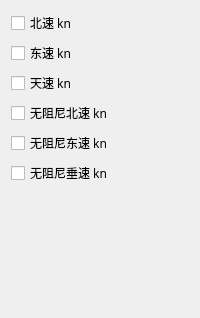
             <widget class="QWidget" name="page_4">
              <layout class="QGridLayout" name="gridLayout_56">
               <item row="1" column="0">
                <widget class="QCheckBox" name="checkBox_10">
                 <property name="font">
                  <font>
                   <family>微软雅黑</family>
                  </font>
                 </property>
                 <property name="text">
                  <string>东速 kn</string>
                 </property>
                </widget>
               </item>
               <item row="4" column="0">
                <widget class="QCheckBox" name="checkBox_77">
                 <property name="font">
                  <font>
                   <family>微软雅黑</family>
                  </font>
                 </property>
                 <property name="text">
                  <string>无阻尼东速 kn</string>
                 </property>
                </widget>
               </item>
               <item row="3" column="0">
                <widget class="QCheckBox" name="checkBox_76">
                 <property name="font">
                  <font>
                   <family>微软雅黑</family>
                  </font>
                 </property>
                 <property name="text">
                  <string>无阻尼北速 kn</string>
                 </property>
                </widget>
               </item>
               <item row="6" column="0">
                <spacer name="verticalSpacer_6">
                 <property name="orientation">
                  <enum>Qt::Vertical</enum>
                 </property>
                 <property name="sizeHint" stdset="0">
                  <size>
                   <width>20</width>
                   <height>122</height>
                  </size>
                 </property>
                </spacer>
               </item>
               <item row="0" column="0">
                <widget class="QCheckBox" name="checkBox_9">
                 <property name="font">
                  <font>
                   <family>微软雅黑</family>
                  </font>
                 </property>
                 <property name="text">
                  <string>北速 kn</string>
                 </property>
                </widget>
               </item>
               <item row="5" column="0">
                <widget class="QCheckBox" name="checkBox_78">
                 <property name="font">
                  <font>
                   <family>微软雅黑</family>
                  </font>
                 </property>
                 <property name="text">
                  <string>无阻尼垂速 kn</string>
                 </property>
                </widget>
               </item>
               <item row="2" column="0">
                <widget class="QCheckBox" name="checkBox_83">
                 <property name="font">
                  <font>
                   <family>微软雅黑</family>
                  </font>
                 </property>
                 <property name="text">
                  <string>天速 kn</string>
                 </property>
                </widget>
               </item>
              </layout>
             </widget>
